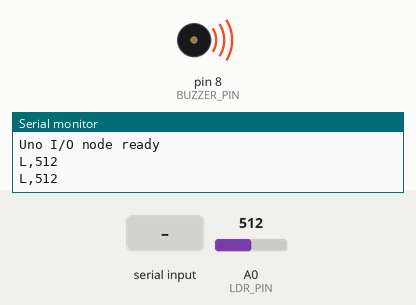
Recording of a sketch running on a simulated Arduino Uno, built with avr-gcc and run on an emulated ATmega328P. Parts: buzzer (waves = sounding, pin HIGH), the last lines printed to the serial monitor. The inputs (shaded band) are chosen by the test bench; at power-on: A0 (LDR_PIN) = 512.

Above: at 1.2 s.
1.3 s: "B,2\n" received over Serial
At 1.37 s:
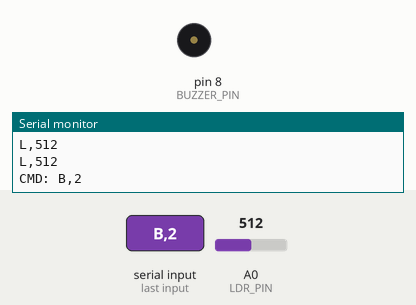
4.4 s: "B,1\n" received over the second serial link
At 5.4 s:
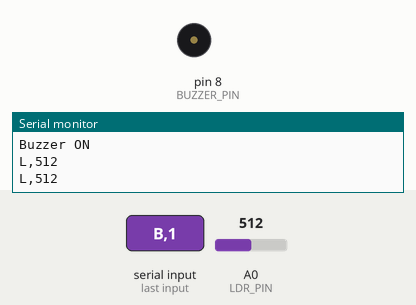
5.9 s: "B,0\n" received over the second serial link
At 6.6 s:
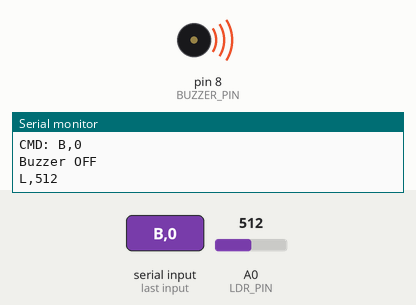
8.9 s: "B,1\n" received over Serial
At 10.2 s:
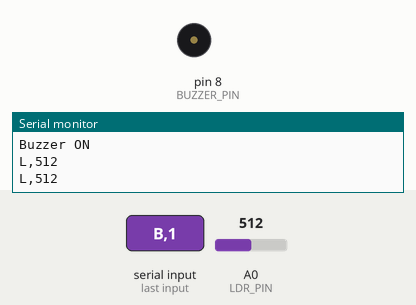
Timing chart, 0 to 11.4 s (numbered marks = the images above; inputs shaded):
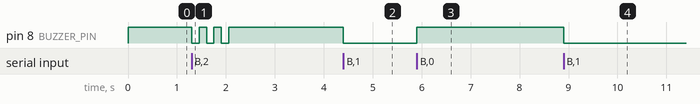

Measured:
- after the input at 1.3 s, pin 8 (BUZZER_PIN): alternates HIGH for 0.15 s and LOW for 0.15 s, 6 changes in all, then stays HIGH, starting at once
- after the input at 4.4 s, pin 8 (BUZZER_PIN): HIGH → LOW at once
- after the input at 5.9 s, pin 8 (BUZZER_PIN): LOW → HIGH at once
- after the input at 8.9 s, pin 8 (BUZZER_PIN): HIGH → LOW at once

The sketch:

PARTA_ARDUINO_CODE.ino
```cpp
#include <SoftwareSerial.h>

#define LDR_PIN A0
#define BUZZER_PIN 8

SoftwareSerial link(10, 11);

String linkBuf = "", usbBuf = "";
unsigned long lastSend = 0;

void setBuzzer(bool on) {
  digitalWrite(BUZZER_PIN, on ? LOW : HIGH);
  link.print("S,");
  link.println(on ? 1 : 0);
  Serial.println(on ? "Buzzer ON" : "Buzzer OFF");
}

void beep3() {
  for (int i = 0; i < 3; i++) {
    digitalWrite(BUZZER_PIN, LOW);
    delay(150);
    digitalWrite(BUZZER_PIN, HIGH);
    delay(150);
  }
  setBuzzer(false);
}

void handleLine(String line) {
  line.trim();
  if (line.length() == 0) return;

  Serial.print("CMD: ");
  Serial.println(line);

  if (line == "B,1") setBuzzer(true);
  else if (line == "B,0") setBuzzer(false);
  else if (line == "B,2") beep3();
  else Serial.println("Unknown command");
}

void readLines(Stream &s, String &buf) {
  while (s.available()) {
    char c = s.read();

    if (c == '\n') {
      handleLine(buf);
      buf = "";
    } else if (buf.length() < 20) {
      buf += c;
    }
  }
}

void setup() {
  pinMode(BUZZER_PIN, OUTPUT);
  digitalWrite(BUZZER_PIN, HIGH);

  Serial.begin(9600);
  link.begin(9600);

  Serial.println("Uno I/O node ready");
}

void loop() {
  readLines(link, linkBuf);
  readLines(Serial, usbBuf);

  if (millis() - lastSend >= 500) {
    lastSend = millis();

    int raw = analogRead(LDR_PIN);

    link.print("L,");
    link.println(raw);

    Serial.print("L,");
    Serial.println(raw);
  }
}
```
